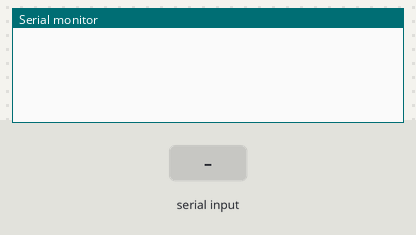
Bench run of a sketch on a simulated Arduino Mega 2560, built with avr-gcc and run on an emulated ATmega2560. Parts: the last lines printed to the serial monitor. Inputs (shaded band) come from the test bench. No radio packets arrive unless stated.

Above: at 1.2 s.
1.3 s: "1\n" received over Serial
At 2.4 s:
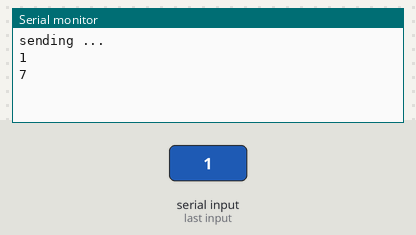
2.8 s: "0\n" received over Serial
At 3.6 s:
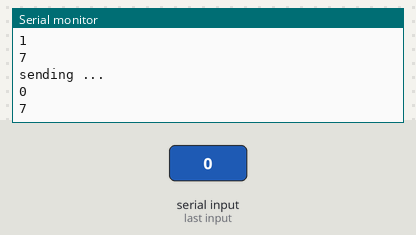
4.3 s: "2\n" received over Serial
At 4.7 s:
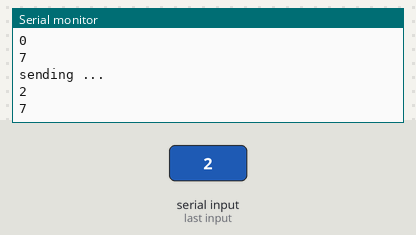
Timing chart, 0 to 7.3 s (numbered marks = the images above; inputs shaded):
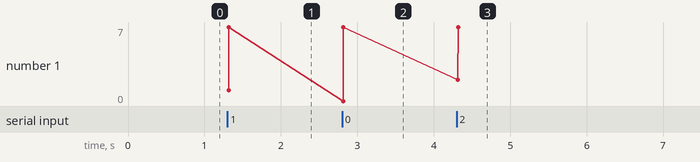

The sketch:

Sender_basic_copy_20221025203329.ino
```cpp
#include <Arduino.h>
#include  <SPI.h>
#include "nRF24L01.h"
#include "RF24.h"
#include <cstring>

char msg[6] = "hello";
RF24 radio(22, 21);
const uint64_t pip = 0xE8E8F0F0E1LL;

void setup() {
  // put your setup code here, to run once:
  Serial.println("A thing");
  Serial.begin(9600);
  radio.begin();
  radio.setChannel(2);
  radio.setPayloadSize(16);
  radio.setDataRate(RF24_250KBPS);
  radio.openWritingPipe(pip);
}

char rx_byte = 0;
String rx_str = "";

void loop() {
  // put your main code here, to run repeatedly:
  if (Serial.available() > 0) {    // is a character available?
    rx_byte = Serial.read();       // get the character

    if (rx_byte != '\n') {
      // a character of the string was received
      rx_str += rx_byte;
    }
    else {
      // end of string
      Serial.println("sending ...");
      const char* str = rx_str.c_str();
      radio.write(str, sizeof(rx_str));
      Serial.println(str);
      Serial.println(sizeof(rx_str));
      rx_str = "";
      // Serial.print("Welcome ");
      // Serial.println(rx_str);
      // rx_str = "";                // clear the string for reuse
      // Serial.println("");
      // Serial.println("Enter your name.");
    }
    // Serial.println("send ...");
    // radio.write(msg, sizeof(msg));
    // Serial.println(msg);
  }


  // Serial.println("send ...");
  // radio.write(msg, sizeof(msg));
  // Serial.println(msg);
  // delay(1000);
}
```

Measured:
- after the input at 1.3 s, the serial monitor: prints a new line at once (image 1)
- after the input at 2.8 s, the serial monitor: prints a new line at once (image 2)
- after the input at 4.3 s, the serial monitor: prints a new line at once (image 3)
